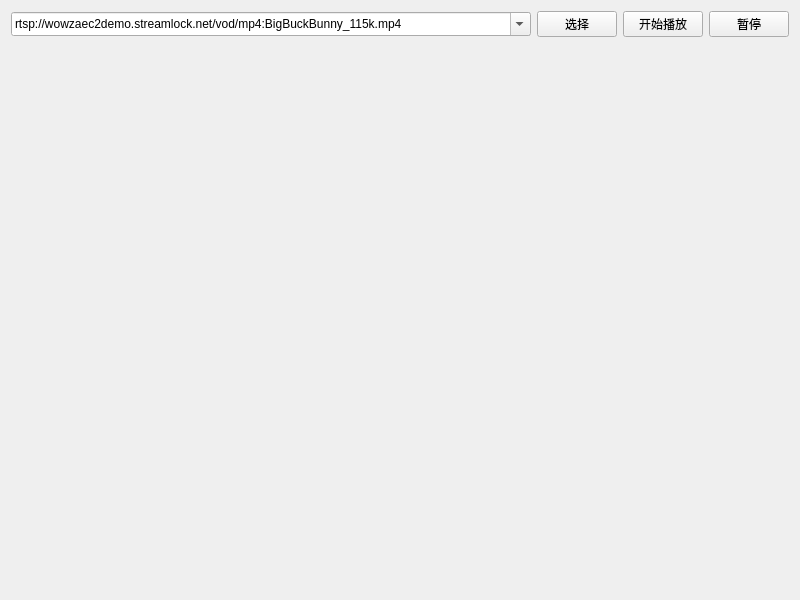
<?xml version="1.0" encoding="UTF-8"?>
<ui version="4.0">
 <class>ExampleClass</class>
 <widget class="QWidget" name="ExampleClass">
  <property name="geometry">
   <rect>
    <x>0</x>
    <y>0</y>
    <width>800</width>
    <height>600</height>
   </rect>
  </property>
  <property name="windowTitle">
   <string>Widget</string>
  </property>
  <layout class="QGridLayout" name="gridLayout">
   <item row="0" column="0">
    <widget class="QComboBox" name="com_url">
     <property name="editable">
      <bool>true</bool>
     </property>
     <property name="insertPolicy">
      <enum>QComboBox::InsertAtBottom</enum>
     </property>
     <property name="sizeAdjustPolicy">
      <enum>QComboBox::AdjustToMinimumContentsLengthWithIcon</enum>
     </property>
     <property name="duplicatesEnabled">
      <bool>false</bool>
     </property>
     <item>
      <property name="text">
       <string>rtsp://wowzaec2demo.streamlock.net/vod/mp4:BigBuckBunny_115k.mp4</string>
      </property>
     </item>
     <item>
      <property name="text">
       <string>rtmp://ns8.indexforce.com/home/mystream</string>
      </property>
     </item>
     <item>
      <property name="text">
       <string>rtmp://58.200.131.2:1935/livetv/cctv1</string>
      </property>
     </item>
     <item>
      <property name="text">
       <string>http://vfx.mtime.cn/Video/2019/02/04/mp4/190204084208765161.mp4</string>
      </property>
     </item>
     <item>
      <property name="text">
       <string>http://playertest.longtailvideo.com/adaptive/bipbop/gear4/prog_index.m3u8</string>
      </property>
     </item>
     <item>
      <property name="text">
       <string>http://clips.vorwaerts-gmbh.de/big_buck_bunny.mp4</string>
      </property>
     </item>
     <item>
      <property name="text">
       <string>http://vjs.zencdn.net/v/oceans.mp4</string>
      </property>
     </item>
     <item>
      <property name="text">
       <string>https://media.w3.org/2010/05/sintel/trailer.mp4</string>
      </property>
     </item>
     <item>
      <property name="text">
       <string>https://sf1-hscdn-tos.pstatp.com/obj/media-fe/xgplayer_doc_video/flv/xgplayer-demo-360p.flv</string>
      </property>
     </item>
    </widget>
   </item>
   <item row="0" column="1">
    <widget class="QPushButton" name="but_file">
     <property name="sizePolicy">
      <sizepolicy hsizetype="Fixed" vsizetype="Fixed">
       <horstretch>0</horstretch>
       <verstretch>0</verstretch>
      </sizepolicy>
     </property>
     <property name="text">
      <string>选择</string>
     </property>
    </widget>
   </item>
   <item row="0" column="2">
    <widget class="QPushButton" name="but_open">
     <property name="sizePolicy">
      <sizepolicy hsizetype="Fixed" vsizetype="Fixed">
       <horstretch>0</horstretch>
       <verstretch>0</verstretch>
      </sizepolicy>
     </property>
     <property name="text">
      <string>开始播放</string>
     </property>
    </widget>
   </item>
   <item row="0" column="3">
    <widget class="QPushButton" name="but_pause">
     <property name="sizePolicy">
      <sizepolicy hsizetype="Fixed" vsizetype="Fixed">
       <horstretch>0</horstretch>
       <verstretch>0</verstretch>
      </sizepolicy>
     </property>
     <property name="text">
      <string>暂停</string>
     </property>
    </widget>
   </item>
   <item row="1" column="0" colspan="4">
    <widget class="PlayImage" name="playImage" native="true"/>
   </item>
  </layout>
 </widget>
 <customwidgets>
  <customwidget>
   <class>PlayImage</class>
   <extends>QWidget</extends>
   <header>playimage.h</header>
   <container>1</container>
  </customwidget>
 </customwidgets>
 <resources/>
 <connections/>
</ui>
